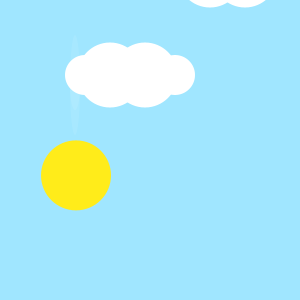
Frame 1 (no input)
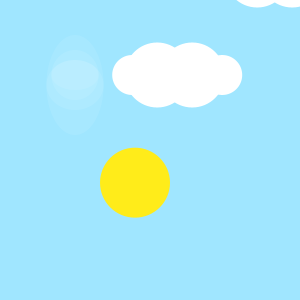
Frame 60 (the mouse pressed at the canvas centre just before this capture)
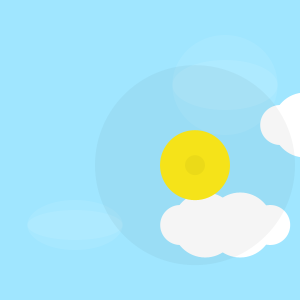
Frame 120 (the mouse held since frame 60 and released just before this capture)

The Processing sketch that drew these frames (run headless with seeded random() and noise(); from frame 60 on, the mouse is pressed at the canvas centre):

// Processing sketch: processing_55567
// ── processing_55567.pde


void setup()
{
 //size of window
  size(300,300);
  //smoothes the jagged edges, no stroke
  noStroke();
  smooth();
}
//initial position variable
float angle = 0;
float speed = 0.8;
float y0 = 100;
float w = random(5,30);
float y =mouseY;
float i= 0.0;
float x=mouseX;
 
void draw () {
  //bg color
  background (#A0E6FF);
 //moves the circles
  translate(width/4, height/4);
  //variable statement for integer i
  for (float i = 0; i < 200; i++);
//clouds
    fill(255);
    ellipse (i+100,mouseY,40,40);
    fill(255);
    ellipse (i+70,mouseY,65,65);
    fill(255);
    ellipse (i+35,mouseY,65,65);
    fill(255);
    ellipse (i+10,mouseY,40,40);
     fill(255);
     ellipse (i+200,mouseY-100,40,40);
     fill(255);
     ellipse (i+170,mouseY-100,65,65);
     fill(255);
     ellipse (i+135,mouseY-100,65,65);
     fill(255);
     ellipse (i+110,mouseY-100,40,40);
           
           fill(255,20);
           ellipse (0,mouseY,i,50);
           fill(255,20);
           ellipse (0,mouseY,i,30);
           fill(255,20);
      ellipse (mouseX,10,i+10,50);
      fill(255,20);
      ellipse (mouseX,10,i+10,100);
           fill(#FFEC1A);
    
    angle += speed;
   if (x<width) {
       x ++;
   }else{
     x = 0;
   }
    y= y0 + 10 * sin(angle/w);
     ellipse(x,y,70,70);
    if (mousePressed == true) {
      fill(10,10);
      ellipse (x,y,200,200);
    }
    
  ellipse(x,y,20,20);
 if (mouseY>300){
    mouseY=0;
  }
 //makes the big blue circle stretch
  if (i>100){
    i=0;
  }else{
    i+=0.8;



  }
}


void mouseClicked() {
  ellipse(x,y,200,200);
    if (mouseY>100){
    y=0;
  }else{
    y+=0.8;
  }

}
